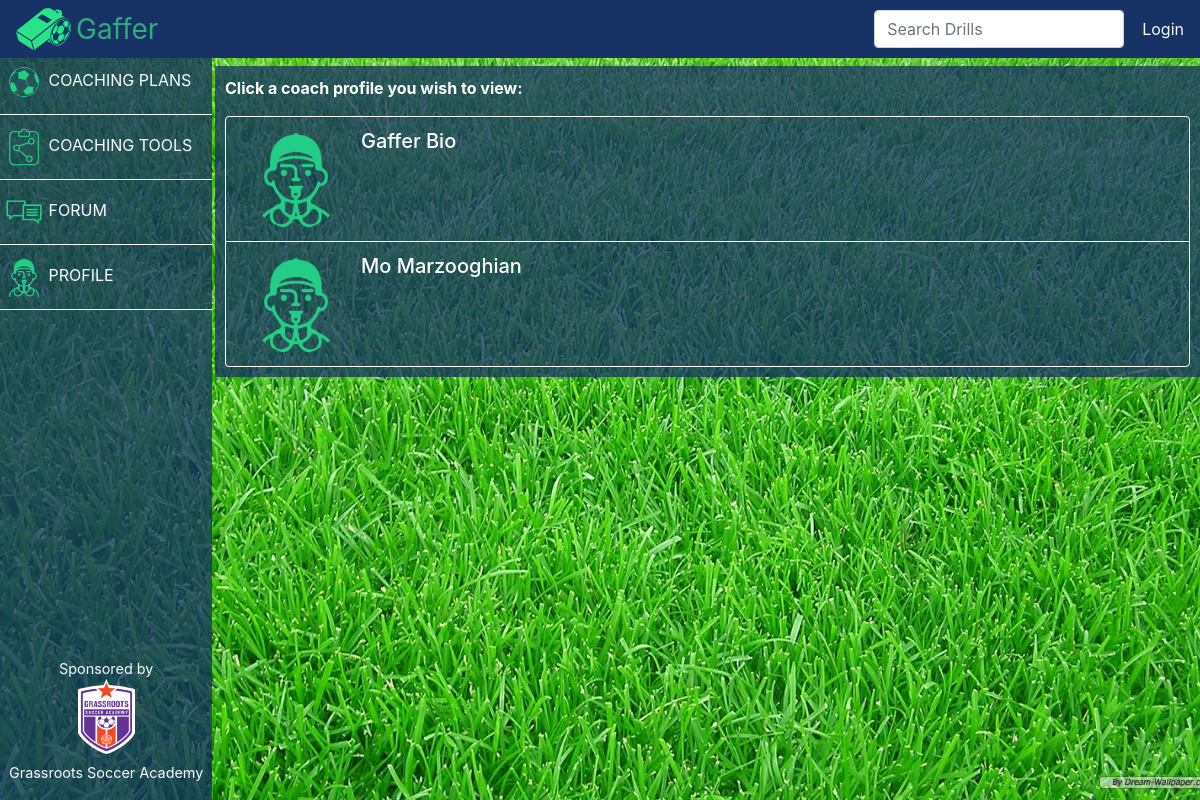
/GafferApp/bio_list/, run on the app's committed database.
### GafferApp/models.py (models this page shows, shortened)
class Bio(models.Model):
	user = models.ForeignKey('auth.user',related_name='owner')
	name = models.CharField(max_length=60,null=True)
	website = models.URLField(blank=True,null=True)
	twitterHandle = models.CharField(max_length=255,blank=True,null=True)
	team = models.CharField(max_length=60,null=True)
	bio = models.TextField(null=True)
	profilePic = models.ImageField(upload_to='profilepics', default = 'profilepics/placeholder.png', null=True)

### GafferApp/views.py (the view)
class ProfileListView(ListView):
	model = Bio
	context_object_name = 'bios_list'
	template_name = 'GafferApp/bio_list.html'
	paginate_by=10

### templates/GafferApp/bio_list.html (shortened to what this page needs)
{% extends "GafferApp/maindrill.html" %}
{% load staticfiles %}
{% block mainBody%}
<link rel="stylesheet" type="text/css" href="{% static "css/drill.css" %}"/>
<div class = "jumbotron jumbotron-fluid listgrouptop myJumbotron2 mt-3">
  <p>
  Click a coach profile you wish to view:
  </p>
  <ul class= "list-group">
      {% for bio in bios_list %}
              <li class="list-group-item list-group-item-light">
                <div class="container-fluid  inlist">
					<div class="row">
						<div class="d-flex flex-column">
							<img src="{{ bio.profilePic.url }}" class="rounded-circle" width="100px">
						</div>
						<div class="col">
			                <h5><a class = "intext" href="{{bio.id}}/">{{bio.name}} </a></h5>
						</div>
					</div>
               </div>
              </li>
      {% empty %}
          <p>
              No coach profile to view.
      {% endfor %}
  </ul>
</div>
{% endblock %}

### templates/GafferApp/maindrill.html (shortened to what this page needs)
{% extends "GafferApp/index.html" %}
{% load staticfiles %}

### templates/GafferApp/index.html (shortened to what this page needs)
<!DOCTYPE html>
{% load staticfiles %}
<html lang="en">
	<head>
		<link rel="stylesheet" href="https://maxcdn.bootstrapcdn.com/bootstrap/4.0.0-beta.2/css/bootstrap.min.css">
		<link rel="stylesheet" type="text/css" href="http://code.jquery.com/ui/1.9.2/themes/base/jquery-ui.css"/>
		<link rel="stylesheet" href="//cdn.jsdelivr.net/gh/godswearhats/jquery-ui-rotatable@1.1/jquery.ui.rotatable.css">
		<link rel="stylesheet" type="text/css" href="{% static "css/base.css" %}"/>
		<link href="//maxcdn.bootstrapcdn.com/font-awesome/4.2.0/css/font-awesome.min.css" rel="stylesheet">
	</head>
	<body>
	<div>
		<nav class="navbar navbar-expand-lg navbar-dark fixed-top navbar-custom">
			<img id="GafferLogo" src="{% static "images/gafferLogo.svg" %}" alt="">
			<a class="navbar-brand" href="{% url 'GafferApp:homePage' %}">Gaffer</a>
			<form class="form-inline ml-auto my-0" method="GET" action="{% url 'GafferApp:search' %}"">
				<input class="form-control mr-sm-2" id="navSearch" name="q" type="search" placeholder="Search Drills" aria-label="Search">
			</form>
				{% if user.is_authenticated %}
			    <a class= "text-light" href= "{% url 'GafferApp:auth_logout' %}" >Logout</a>
				{% else %}
			    <a class= "loginField text-light" href= "{% url 'GafferApp:login' %}" >Login</a>
				{% endif %}
		</nav>
	</div>
	<div class="d-none d-lg-block">
	<div class="d-flex flex-column float-left" id="accordion">
		<div class="card border-0 h-100" style="background-color: rgba(0,0,0,0);">
			<div class="card-header border-light pl-1" id="plansHeading" role="tab">
				<img class="icon" src="{% static "images/planIcon.png" %}">
				<a class="text-light" data-toggle="collapse" href="#plansCollapse">
					COACHING PLANS
				</a>
			</div>
			<div class="card-header border-light pl-1" id="toolsHeading" role="tab">
					<img class="icon" src="{% static "images/toolsIcon.png" %}">
					<a class="text-light" data-toggle="collapse" href="#toolsCollapse">
						COACHING TOOLS
					</a>
			</div>
			<div class="card-header border-light pl-1" role="tab">
					<img class="icon" src="{% static "images/forumIcon.png" %}">
					<a class="text-light" data-toggle="collapse" href="#forumCollapse">
						FORUM
					</a>
			</div>
			<div class="card-header border-light pl-1" role="tab">
					<img class="icon" src="{% static "images/profileIcon.png" %}">
					<a class="text-light" data-toggle="collapse" href="#profileCollapse">
						PROFILE
					</a>
			</div>
		</div>
	<a href="https://grassrootssoccermd.com/">
		<center>
		<figure class="figure">
			<figcaption class="figure-caption text-center text-light">Sponsored by</figcaption>
			<center>
				<img id="GSAlogo" src="{% static "images/GSAlogo.png" %}" class="figure-img img-fluid rounded">
			</center>
			<figcaption class="figure-caption text-center text-light">Grassroots Soccer Academy</figcaption>
		</figure>
		</center>
		</a>
	</div>
	</div>
	<div id = "mainpage">
		<center>
			{% block mainBody %}
			{% endblock %}
		</center>
	</div>
</body>
</html>

### GafferApp/static/css/base.css (style rules this page uses)
#accordion { padding-top: 50px; background-color: rgba(23,50,100,.75); height: 100vh; min-height: 420px; position: fixed; z-index: 10; }
body { margin-top: 0px; padding: 0px; background-image:url("../images/grass.png"); background-attachment: fixed; background-position: center; background-repeat: no-repeat; background-size: cover; }
#mainpage { padding-top: 50px; padding-left: 5px; height: 100%; }
.navbar-custom { position: absolute; width: 100%; background-color: rgba(23,50,100, 1); position: fixed; }
.navbar-custom .navbar-brand { color: #33aa7e; font-size: 28px; padding-top:0px; padding-bottom:0px; whitespace: nowrap; }
#accordion, .menu_item { font-size: .7rem; }
.icon { width: 26px; height: 26px; }
#GSAlogo { width: 42px; height: 55px; }
#GafferLogo { width: 60px; height: auto; padding-right: 5px; }
#navSearch { width: 250px; }
@media (min-width: 992px) { #accordion, .menu_item { font-size: 1rem; } }
@media (min-width: 992px) { .icon { width: 40px; height: 40px; } }
@media (min-width: 992px) { #GSAlogo { width: 57px; height: 75px; } }
@media (min-width: 992px) { #mainpage { padding-left: 215px; } }
.loginField { padding-left: 10px; }

### GafferApp/static/css/drill.css (style rules this page uses)
.list-group-item { background-color: rgba(0,0,0,0); border-color: white; }
.inlist { text-align: left; font-weight: lighter; border-color: white; color: white; }
.intext { color: white; }
.myJumbotron2 { color:white; background-color: rgba(23,50,100,.75); text-align: left; padding: 10px; font-weight: bold; font-style: normal; font-size: 16px; margin: auto; }

### data on the page
Bio: profilePic (picture), name "Gaffer Bio"
Bio: profilePic (picture), name "Mo Marzooghian"
